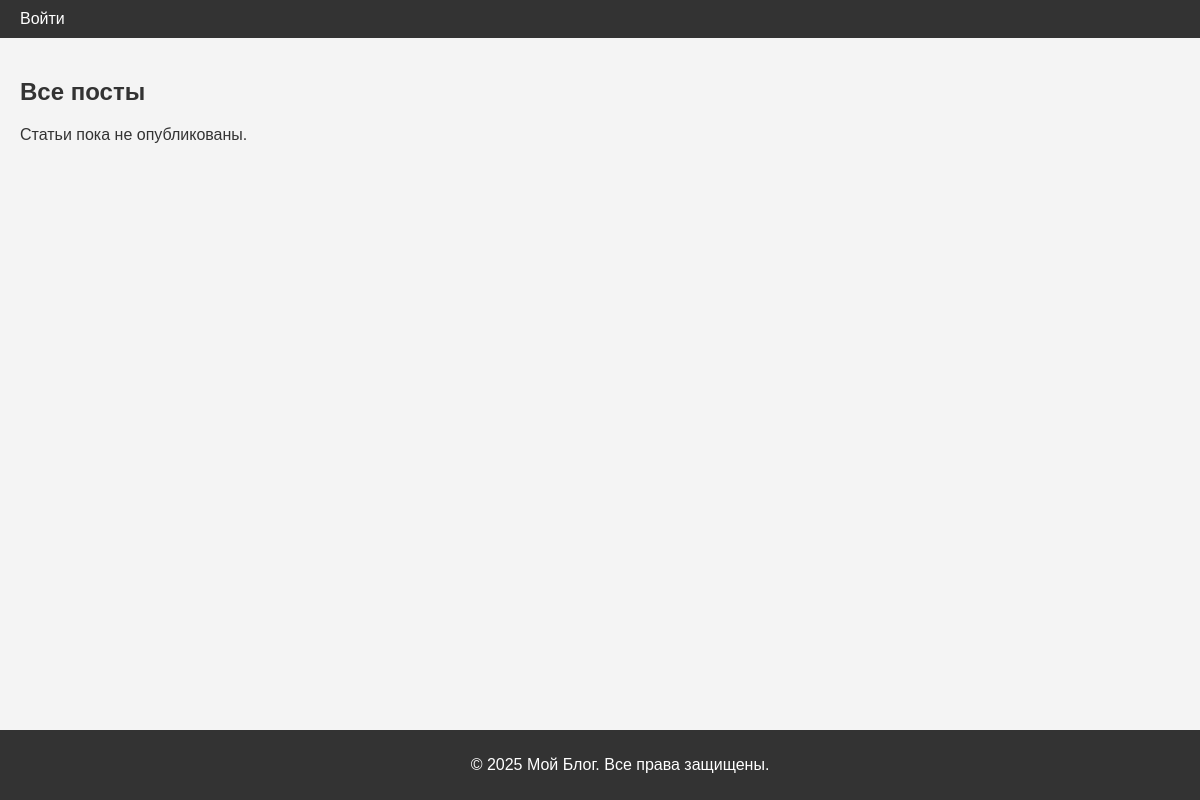
The page /blog/posts/ on the database as committed earlier.
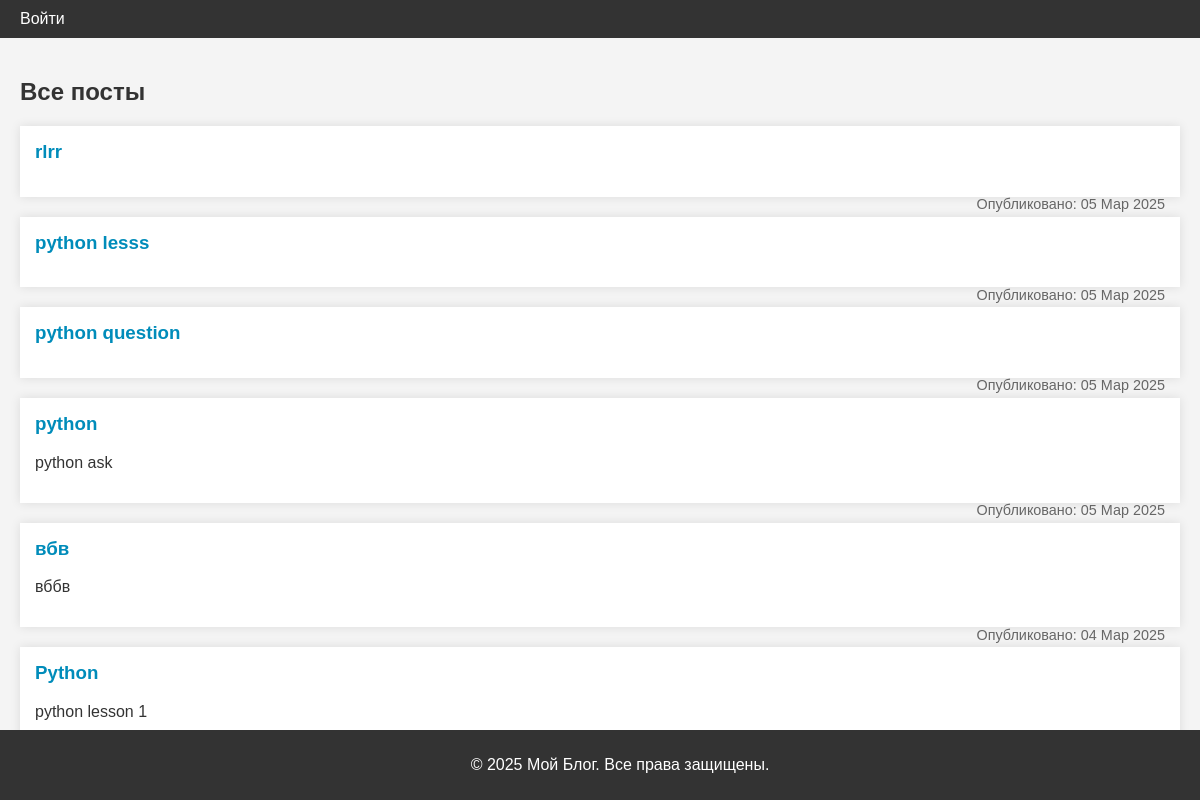
The same page on the database as committed later.
### blog/models.py (models this page shows, shortened)
class Post(models.Model):
    category = models.ManyToManyField(
        to=Category,
        related_name="posts",
        verbose_name="Приоритет задачи",
    )
    owner = models.ForeignKey(
        to=User,
        on_delete=models.CASCADE,
        related_name="posts",
        verbose_name="Автор",
    )
    title = models.CharField(
        max_length=255,
        verbose_name="Заголовок",
    )
    description = models.TextField(
        blank=True, null=True,
        max_length=255,
        verbose_name="Описание"
    )
    content = models.TextField(
        verbose_name="Содержание"
    )
    art_image = models.ImageField(
        upload_to="posts/",
        null=True,
        blank=True,
        verbose_name="Изображение статьи"
    )
    bookmarks = models.ManyToManyField(
        to=User,
        related_name="bookmarks",
        blank=True,
        verbose_name="Закладки"
    )
    likes = models.ManyToManyField(
        to=User,
        related_name="like",
        blank=True,
        verbose_name="Нравится"
    )
    dislikes = models.ManyToManyField(
        to=User,
        related_name="dislikes",
        blank=True,
        verbose_name="Не нравится"
    )
    due_date = models.DateField(blank=True, null=True)
    created_at = models.DateTimeField(auto_now_add=True, verbose_name="Дата создания")
    updated_at = models.DateTimeField(auto_now=True, verbose_name="Дата обновления")
    class Meta:
        verbose_name = "Статья"
        verbose_name_plural = "Статьи"
        ordering = ['-updated_at']

### blog/views/post.py (the view)
# urls.py: path('posts/', post.post_list, name='post-list'),
def post_list(request):
    posts = Post.objects.all()
    context = {
        'posts': posts
    }
    return render(request, 'blog/post_list.html', context)

### templates/blog/post_list.html (shortened to what this page needs)
{% extends 'base.html' %}
{% block content %}
    <section class="latest-posts">
        <h2>Все посты</h2>
        {% for post in posts %}
        <article>
            <h3><a href="{% url 'blog:post-detail' post.pk %}">{{ post.title }}</a></h3>
            <p>{{ post.description }}</p>
            <p class="post-date">Опубликовано: {{ post.created_at|date:'d M Y' }}</p>
        </article>
        {% empty %}
            <p>Статьи пока не опубликованы.</p>
        {% endfor %}
    </section>
{% endblock content %}

### templates/base.html (shortened to what this page needs)
{% load static %}
<!DOCTYPE html>
<html lang="ru">
<head>
    <link rel="stylesheet" href="{% static 'css/styles.css' %}">
</head>
<body>
    <header>
        <nav>
            <ul>
                {% if user.is_authenticated %}
                    <li><a href="{% url 'home' %}">Главная</a></li>
                    <li><a href="{% url 'blog:post-create' %}">Создать задачу</a></li>
                    <li><a href="{% url 'account:profile' %}">Профиль</a></li>
                    <li><a href="{% url 'account:logout' %}">Выйти</a></li>
                {% else %}
                    <li><a href="{% url 'account:login' %}">Войти</a></li>
                {% endif %}
            </ul>
        </nav>
    </header>
    <main>
        {% block content %}
        {% endblock %}
    </main>
    <footer>
        <p>© 2025 Мой Блог. Все права защищены.</p>
    </footer>
</body>
</html>

### static/css/styles.css (style rules this page uses)
body { font-family: Arial, sans-serif; margin: 0; padding: 0; background-color: #f4f4f4; color: #333; }
header { background-color: #333; color: #fff; padding: 10px 20px; }
nav ul { list-style-type: none; margin: 0; padding: 0; }
nav ul li { display: inline; margin-right: 10px; }
nav ul li a { color: #fff; text-decoration: none; }
main { padding: 20px; }
footer { background-color: #333; color: #fff; text-align: center; padding: 10px 20px; position: fixed; bottom: 0; width: 100%; }
.latest-posts article { background-color: #fff; padding: 15px; margin-bottom: 20px; box-shadow: 0 0 10px rgba(0, 0, 0, 0.1); }
.latest-posts article h3 { margin-top: 0; }
.latest-posts article a { text-decoration: none; color: #008CBA; }
.post-date { float: right; color: #666; font-size: 0.9em; }

Rows that differ between the two databases and show on the page:
added Post: title "rlrr", created_at "05 Мар 2025"
added Post: title "python lesss", created_at "05 Мар 2025"
added Post: title "python question", created_at "05 Мар 2025"
added Post: title "python", description "python ask", created_at "05 Мар 2025"
added Post: title "вбв", description "вббв", created_at "04 Мар 2025"
added Post: title "Python", description "python lesson 1"
Other text that changed with them:
text no longer shown: "Статьи пока не опубликованы."
